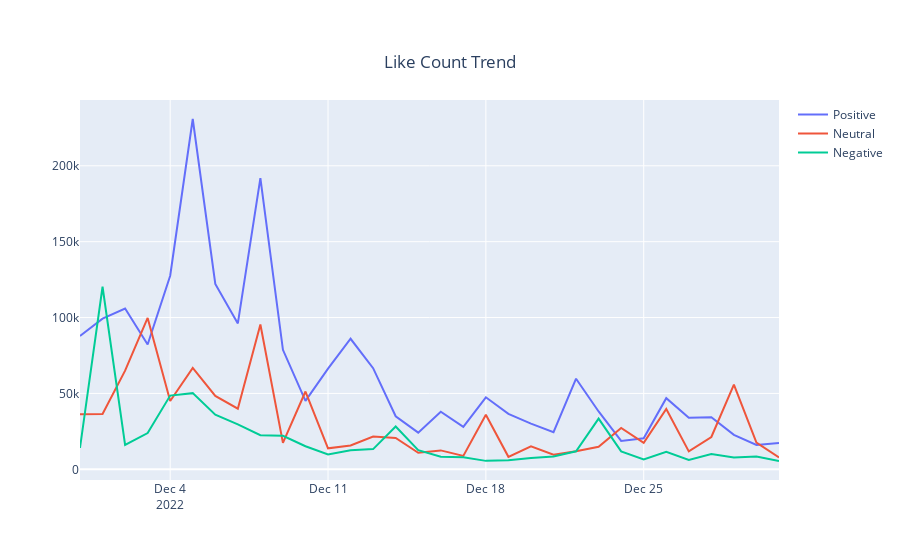

Notebook cell for this chart:
### Markdown cell above
It can be observed that tweets count peeked 4-5 days after the launch of ChatGPT with positive tweets dominating the trend throughout the whole month.

### Code cell
fig=go.Figure()
fig.add_trace(go.Scatter(x=datadatepos.index,y=datadatepos['like_count'],name='Positive'))
fig.add_trace(go.Scatter(x=datadateneu.index,y=datadateneu['like_count'],name='Neutral'))
fig.add_trace(go.Scatter(x=datadateneg.index,y=datadateneg['like_count'],name='Negative'))
fig.update_layout(
    title={'text':"Like Count Trend",'y':0.9,
        'x':0.5,
        'xanchor': 'center',
        'yanchor': 'top'})
fig.show()
